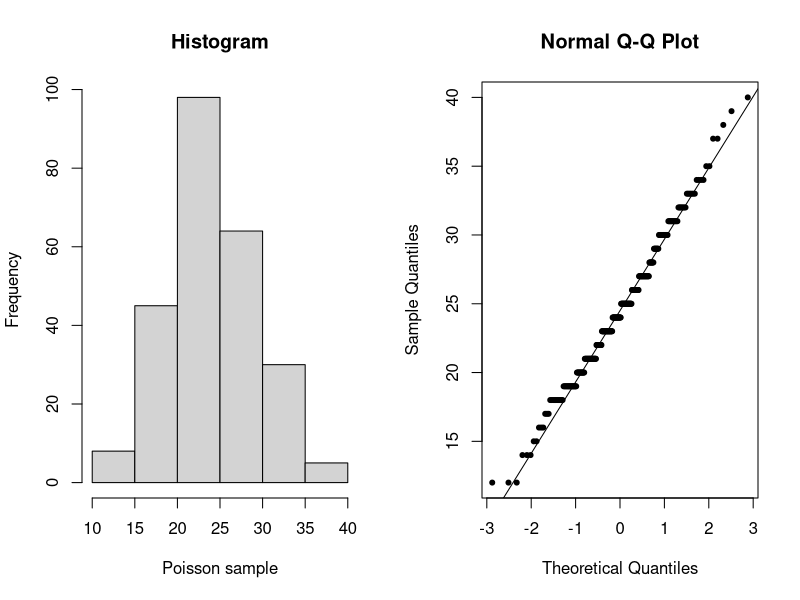
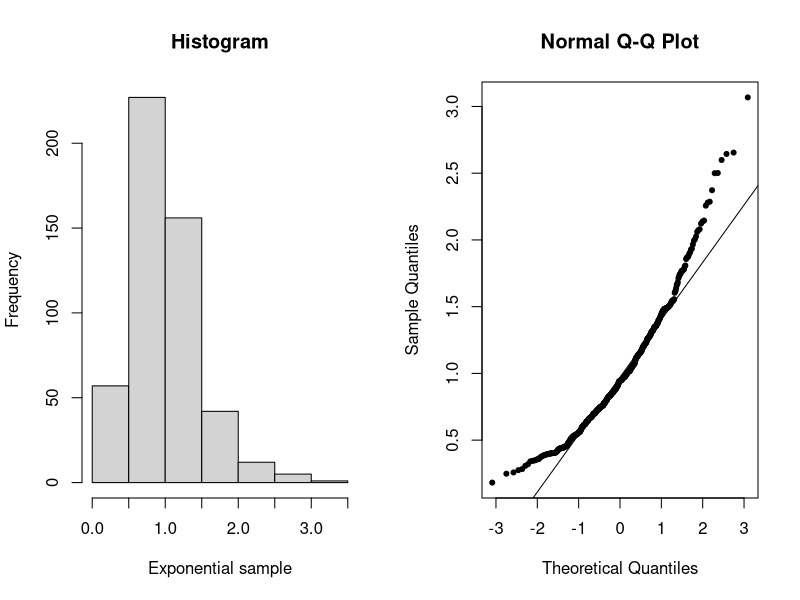
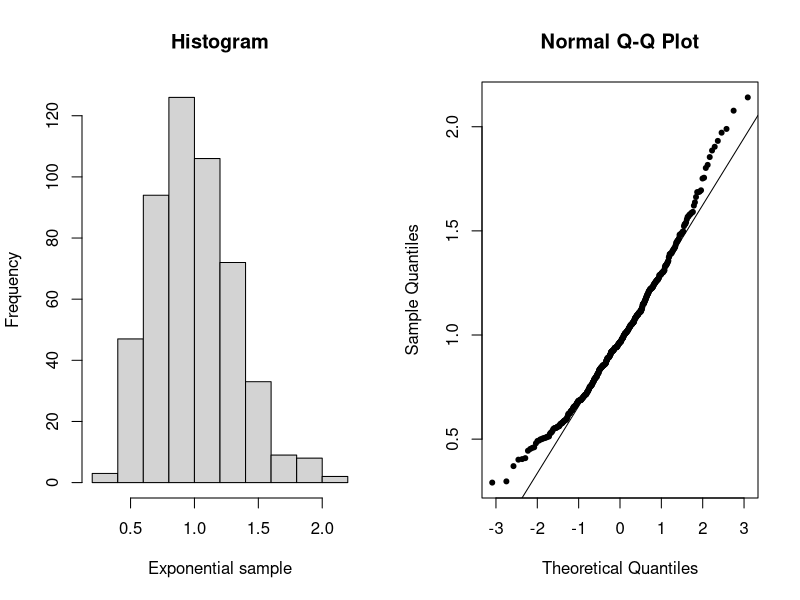
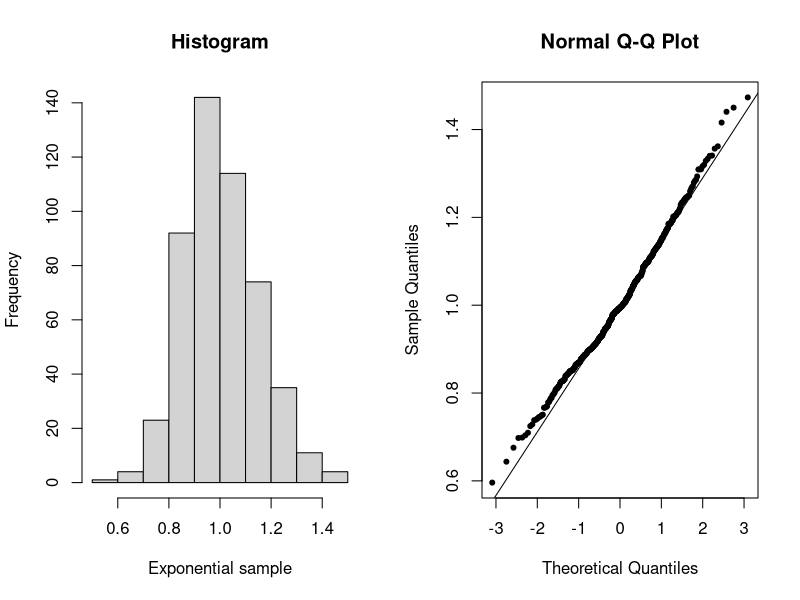
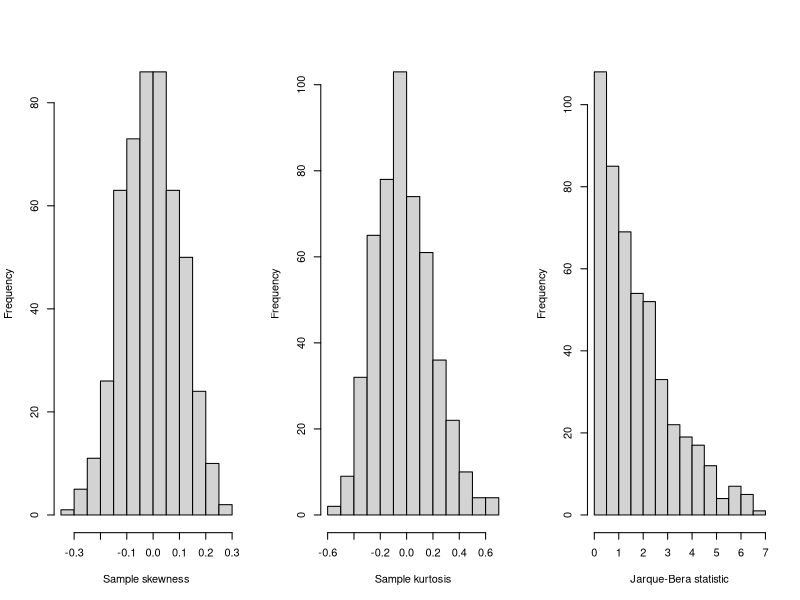

Recreate these plots in R, in order.
# STAT-11 - Homework ##

# Loading package #
library(e1071)

# Exercise A #
x <- rpois(250, 25)
par(mfrow=c(1,2))
hist(x, main="Histogram", xlab="Poisson sample")
qqnorm(x, pch=20)
qqline(x)

# Exercise B #
sim <- function(n) {
  A <- matrix(rexp(500*n), ncol=n)
  xbar <- apply(A, 1, mean)
  hist(xbar, main="Histogram", xlab="Exponential sample")
  qqnorm(xbar, pch=20)
  qqline(xbar)
}
sim(5)
sim(10)
sim(50)

# Exercise C #
sim <- function(n) {
  A <- matrix(rnorm(500*n), ncol=n)
  skew <- apply(A, 1, skewness)
  kurt <- apply(A, 1, kurtosis)
  JB <- (n/6)*(skew^2 + kurt^2/4)
  sim <- data.frame(skew, kurt, JB)
  return(sim)
}
M <- sim(500)
par(mfrow=c(1,3))
hist(M$skew, main="", xlab="Sample skewness", breaks=15)
hist(M$kurt, main="", xlab="Sample kurtosis", breaks=15)
hist(M$JB[M$JB < 7], main="", xlab="Jarque-Bera statistic", breaks=15)
